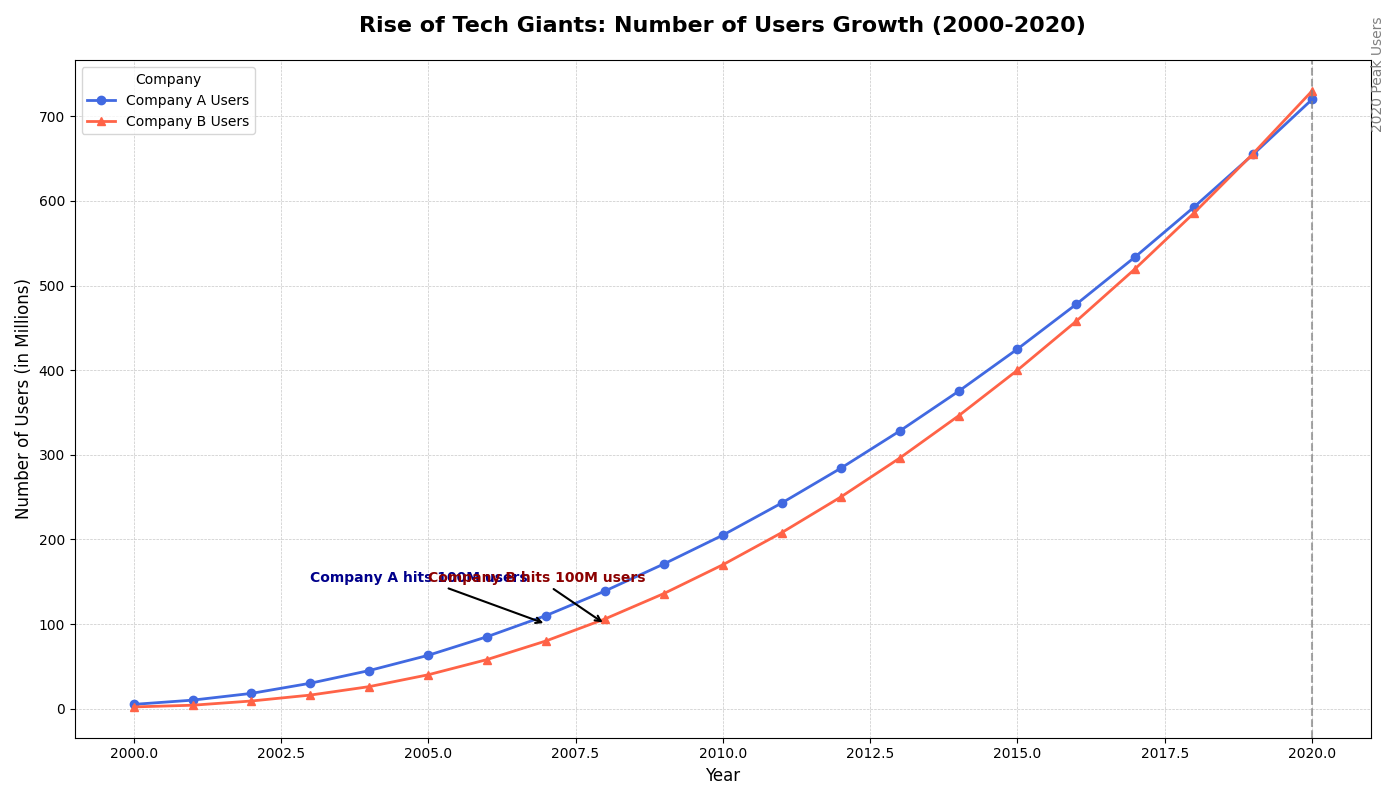

Python code for this plot:
import matplotlib.pyplot as plt
import numpy as np

# Backstory: Monitoring the Growth of Two Tech Giants (2000-2020)

# Define the years
years = np.arange(2000, 2021)

# Data for number of users (in millions)
company_a_users = np.array([5, 10, 18, 30, 45, 63, 85, 110, 139, 171, 205, 243, 284, 328, 375, 425, 478, 534, 593, 655, 720])
company_b_users = np.array([2, 4, 9, 16, 26, 40, 58, 80, 106, 136, 170, 208, 250, 296, 346, 400, 458, 520, 586, 656, 730])

# Create the figure and the subplots
fig, ax1 = plt.subplots(figsize=(14, 8))

# Plot the data
ax1.plot(years, company_a_users, label='Company A Users', marker='o', linestyle='-', color='royalblue', linewidth=2, markersize=6)
ax1.plot(years, company_b_users, label='Company B Users', marker='^', linestyle='-', color='tomato', linewidth=2, markersize=6)

# Highlight significant milestones
ax1.annotate('Company A hits 100M users', xy=(2007, 100), xytext=(2003, 150),
             arrowprops=dict(facecolor='black', arrowstyle='->', lw=1.5),
             fontsize=10, fontweight='bold', color='darkblue')

ax1.annotate('Company B hits 100M users', xy=(2008, 100), xytext=(2005, 150),
             arrowprops=dict(facecolor='black', arrowstyle='->', lw=1.5),
             fontsize=10, fontweight='bold', color='darkred')

# Highlight max users reached in 2020
ax1.axvline(x=2020, color='gray', linestyle='--', linewidth=1.5, alpha=0.7)
ax1.text(2021, 750, '2020 Peak Users', rotation=90, verticalalignment='center', fontsize=10, color='gray')

# Set chart title and labels
ax1.set_title("Rise of Tech Giants: Number of Users Growth (2000-2020)", fontsize=16, fontweight='bold', pad=20)
ax1.set_xlabel("Year", fontsize=12)
ax1.set_ylabel("Number of Users (in Millions)", fontsize=12)

# Add a legend
ax1.legend(loc='upper left', fontsize=10, title="Company", frameon=True)

# Add grid lines
ax1.grid(True, which='major', linestyle='--', linewidth=0.5, alpha=0.7)

# Automatically adjust layout to prevent overlap
plt.tight_layout()

# Display the plot
plt.show()
